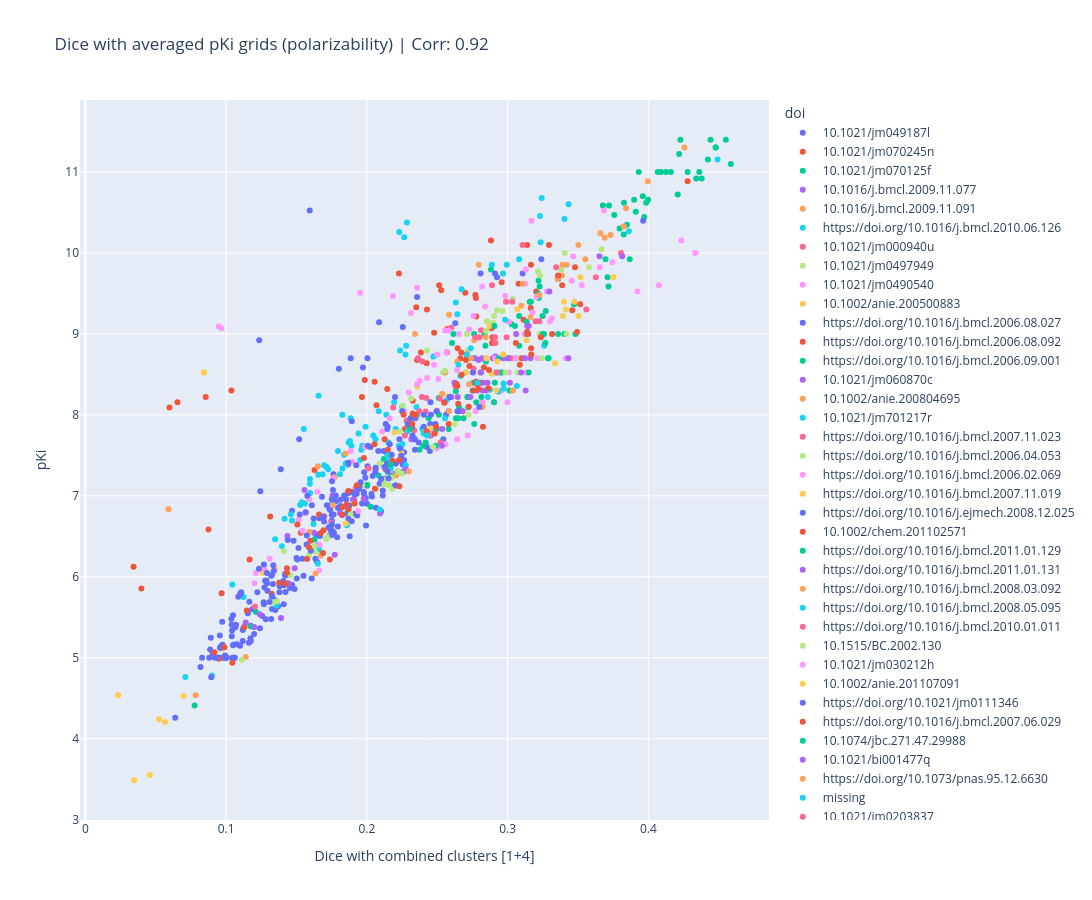
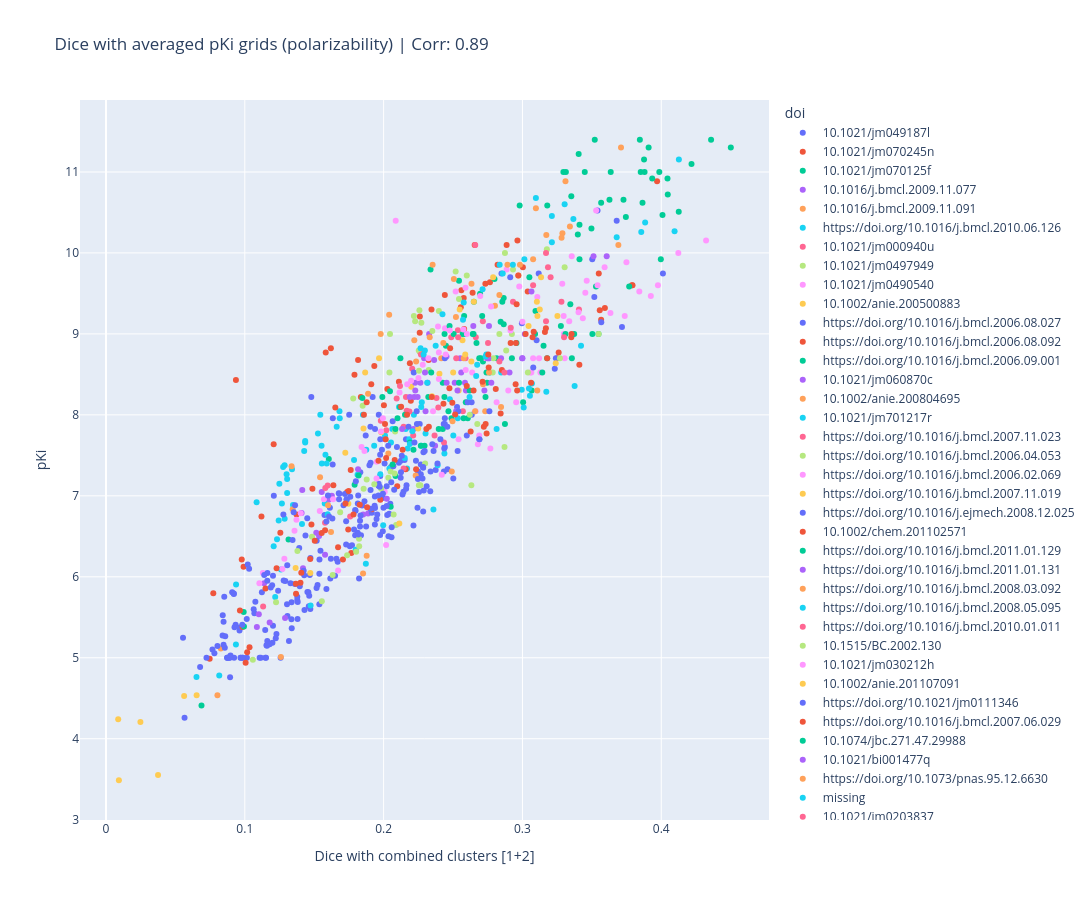
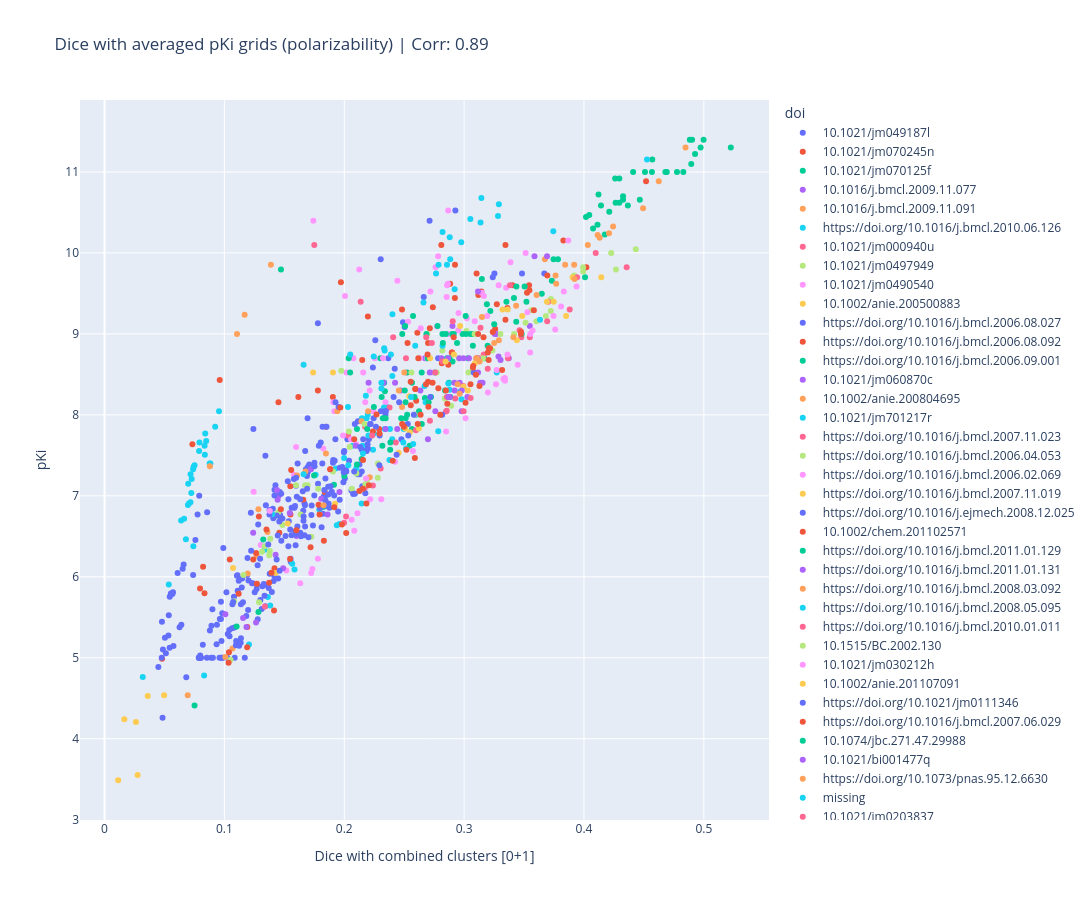
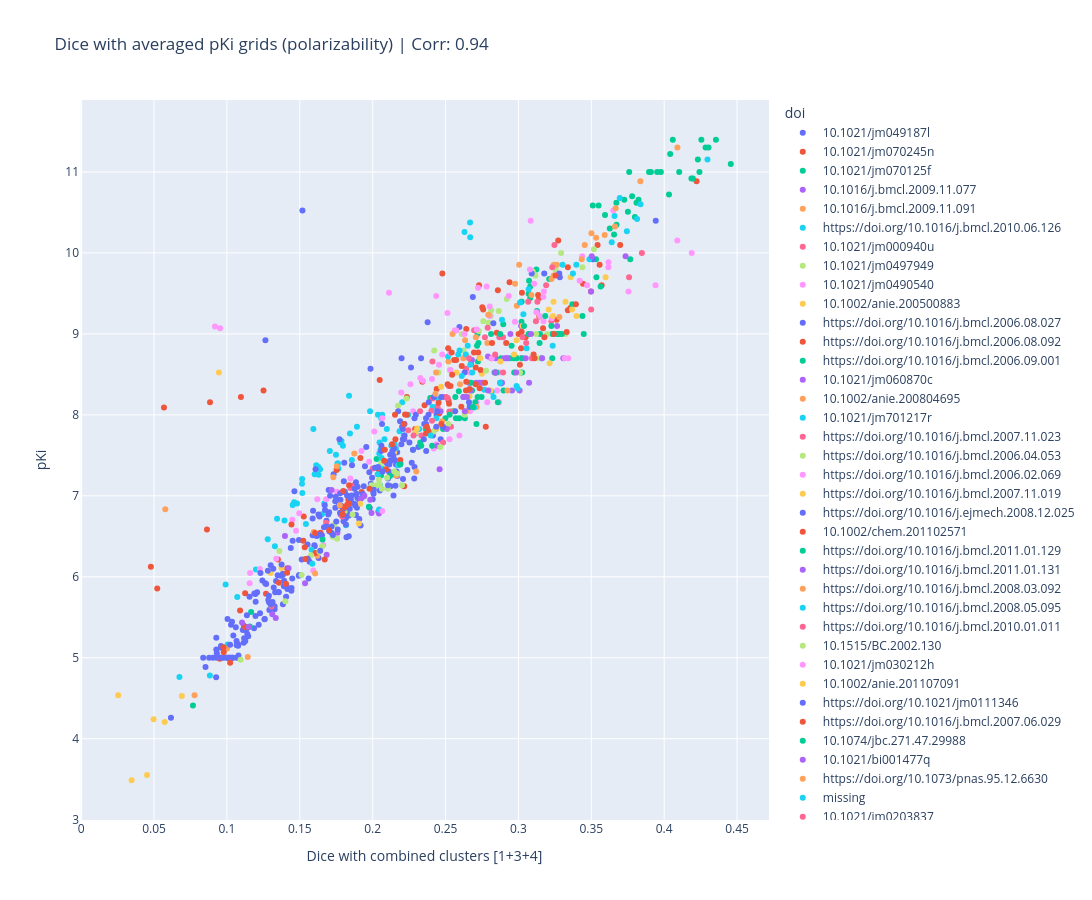

The code cell stored with these charts, in order, in its notebook:
### Code cell
pairs = [[1, 4], [1, 2], [0, 1], [1, 3, 4], [1, 2, 4], [1, 4, 5]]
dfs = comb_clusters_overlap(
    cluster_grid=agglomerative_clusters, 
    mol_grids=grids_with_pki, 
    avg_grid=pki_avg, 
    props=["polarizability"], 
    clusters_to_combine=pairs
)
corr_df = plot_comb_clusters_overlap(dfs, pairs)
corr_df
